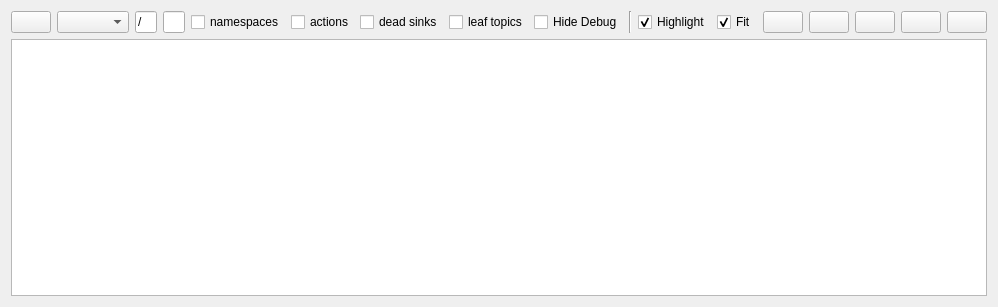
<?xml version="1.0" encoding="UTF-8"?>
<ui version="4.0">
 <class>RosGraphWidget</class>
 <widget class="QWidget" name="RosGraphWidget">
  <property name="enabled">
   <bool>true</bool>
  </property>
  <property name="geometry">
   <rect>
    <x>0</x>
    <y>0</y>
    <width>992</width>
    <height>307</height>
   </rect>
  </property>
  <property name="windowTitle">
   <string>ROS Graph</string>
  </property>
  <layout class="QVBoxLayout" name="verticalLayout" stretch="0,0">
   <item>
    <layout class="QHBoxLayout" name="horizontalLayout" stretch="0,0,0,0,0,0,0,0,0,0,0,0,0,0,0,0,0,0">
     <item>
      <widget class="QPushButton" name="refresh_graph_push_button">
       <property name="toolTip">
        <string>Refresh ROS graph</string>
       </property>
      </widget>
     </item>
     <item>
      <widget class="QComboBox" name="graph_type_combo_box">
       <property name="sizePolicy">
        <sizepolicy hsizetype="Expanding" vsizetype="Fixed">
         <horstretch>0</horstretch>
         <verstretch>0</verstretch>
        </sizepolicy>
       </property>
       <property name="toolTip">
        <string>Choose graph type</string>
       </property>
      </widget>
     </item>
     <item>
      <widget class="QLineEdit" name="filter_line_edit">
       <property name="toolTip">
        <string>Namespace filter, comma separated list of names/regexp to include or exclude. Example: -/rosgui.*</string>
       </property>
       <property name="text">
        <string notr="true">/</string>
       </property>
      </widget>
     </item>
     <item>
      <widget class="QLineEdit" name="topic_filter_line_edit">
       <property name="toolTip">
        <string>Topic filter, comma separated list of names/regexp to include or exclude. Example: -/tf</string>
       </property>
       </widget>
     </item>
     <item>
      <widget class="QCheckBox" name="namespace_cluster_check_box">
       <property name="text">
        <string>namespaces</string>
       </property>
       <property name="toolTip">
        <string>Show or hide namespace boxes</string>
       </property>
      </widget>
     </item>
     <item>
      <widget class="QCheckBox" name="actionlib_check_box">
       <property name="text">
        <string>actions</string>
       </property>
       <property name="toolTip">
        <string>Action topics summarized into one virtual topic node</string>
       </property>
      </widget>
     </item>
     <item>
      <widget class="QCheckBox" name="dead_sinks_check_box">
       <property name="text">
        <string>dead sinks</string>
       </property>
       <property name="toolTip">
        <string>Show or hide topics with publishers only</string>
       </property>
      </widget>
     </item>
     <item>
      <widget class="QCheckBox" name="leaf_topics_check_box">
       <property name="text">
        <string>leaf topics</string>
       </property>
       <property name="toolTip">
        <string>Show or hide topics with one connection only</string>
       </property>
      </widget>
     </item>
     <item>
      <widget class="QCheckBox" name="quiet_check_box">
       <property name="toolTip">
        <string>Hide common debugging nodes</string>
       </property>
       <property name="text">
        <string>Hide Debug</string>
       </property>
      </widget>
     </item>
     <item>
      <widget class="Line" name="line">
       <property name="orientation">
        <enum>Qt::Vertical</enum>
       </property>
      </widget>
     </item>
     <item>
      <widget class="QCheckBox" name="highlight_connections_check_box">
       <property name="toolTip">
        <string>Highlight incoming and outgoing connections on mouse over</string>
       </property>
       <property name="text">
        <string>Highlight</string>
       </property>
       <property name="checked">
        <bool>true</bool>
       </property>
      </widget>
     </item>
     <item>
      <widget class="QCheckBox" name="auto_fit_graph_check_box">
       <property name="toolTip">
        <string>Automatically fit graph into view on update</string>
       </property>
       <property name="text">
        <string>Fit</string>
       </property>
       <property name="checked">
        <bool>true</bool>
       </property>
      </widget>
     </item>
     <item>
      <widget class="QPushButton" name="fit_in_view_push_button">
       <property name="toolTip">
        <string>Fit graph in view</string>
       </property>
      </widget>
     </item>
     <item>
      <spacer name="horizontalSpacer">
       <property name="orientation">
        <enum>Qt::Horizontal</enum>
       </property>
       <property name="sizeHint" stdset="0">
        <size>
         <width>40</width>
         <height>20</height>
        </size>
       </property>
      </spacer>
     </item>
     <item>
      <widget class="QPushButton" name="load_dot_push_button">
       <property name="toolTip">
        <string>Load DOT graph from file</string>
       </property>
      </widget>
     </item>
     <item>
      <widget class="QPushButton" name="save_dot_push_button">
       <property name="toolTip">
        <string>Save as DOT graph</string>
       </property>
      </widget>
     </item>
     <item>
      <widget class="QPushButton" name="save_as_svg_push_button">
       <property name="toolTip">
        <string>Save as SVG</string>
       </property>
      </widget>
     </item>
     <item>
      <widget class="QPushButton" name="save_as_image_push_button">
       <property name="toolTip">
        <string>Save as image</string>
       </property>
      </widget>
     </item>
    </layout>
   </item>
   <item>
    <widget class="InteractiveGraphicsView" name="graphics_view">
     <property name="renderHints">
      <set>QPainter::Antialiasing|QPainter::HighQualityAntialiasing|QPainter::SmoothPixmapTransform|QPainter::TextAntialiasing</set>
     </property>
     <property name="resizeAnchor">
      <enum>QGraphicsView::AnchorViewCenter</enum>
     </property>
    </widget>
   </item>
  </layout>
 </widget>
 <customwidgets>
  <customwidget>
   <class>InteractiveGraphicsView</class>
   <extends>QGraphicsView</extends>
   <header>rosgui_rosgraph/InteractiveGraphicsView</header>
  </customwidget>
 </customwidgets>
 <resources/>
 <connections/>
</ui>
